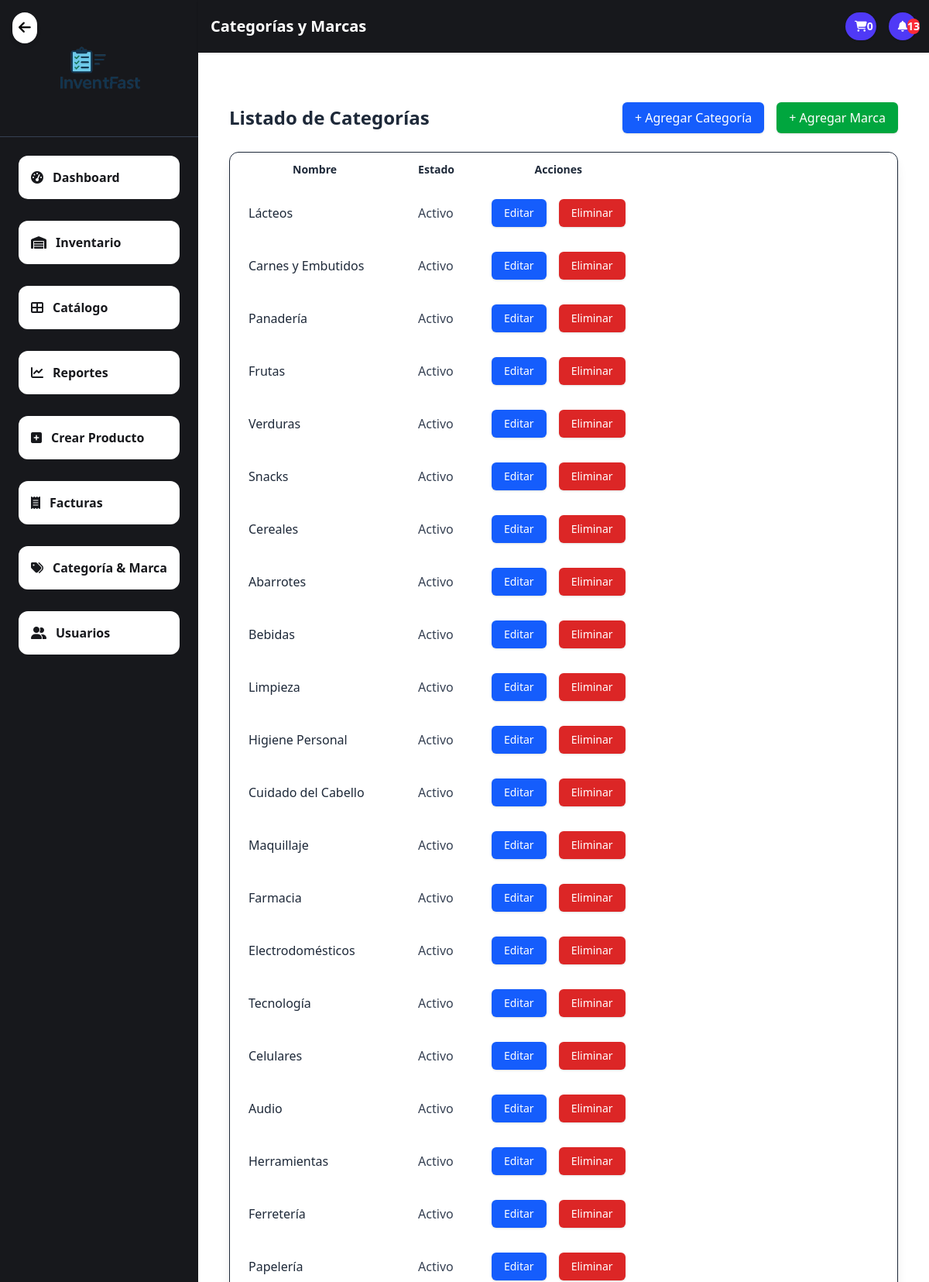
The page /category_list/ (upper part) on the database its author committed.
### application/core/models.py (models this page shows, shortened)
class Categoria(models.Model):
    nombre = models.CharField(max_length=100, unique=True)
    activo = models.BooleanField(default=True)

### application/core/views/category.py (the view)
# urls.py: path("category_list/", CategoriaListView.as_view(), name="category_list"),
class CategoriaListView(ListView):
    model = Categoria
    template_name = 'core/category/category_list.html'
    context_object_name = 'categorias'
    def get_context_data(self, **kwargs):
        context = super().get_context_data(**kwargs)
        context['marcas'] = Marca.objects.all()
        return context

### application/core/context_processors.py (called while the page is built)
def notificaciones_context(request):
    notificaciones = []
    productos_bajo_stock = Producto.objects.filter(cantidad__lt=20, activo=True)
    for prod in productos_bajo_stock:
        notificaciones.append(f"⚠️ Stock bajo: {prod.nombre} ({prod.cantidad} unidades)")
    productos_inactivos = Producto.objects.filter(activo=False)
    for prod in productos_inactivos:
        notificaciones.append(f"❌ Producto inactivo: {prod.nombre}")
    hace_2_dias = timezone.now() - timedelta(days=2)
    productos_nuevos = Producto.objects.filter(fecha_ingreso__gte=hace_2_dias)
    for prod in productos_nuevos:
        notificaciones.append(f"🆕 Producto agregado: {prod.nombre}")
    notificaciones.reverse()
    return {"notificaciones": notificaciones}

def carrito_count(request):
    if request.user.is_authenticated:
        carrito = Carrito.objects.filter(usuario=request.user, comprado=False).first()
        if carrito:
            total_items = sum(item.cantidad for item in carrito.items.all())
            return {'carrito_count': total_items}
    return {'carrito_count': 0}

### templates/core/category/category_list.html (shortened to what this page needs)
{% extends 'core/base.html' %}
{% load static %}
{% block page_title %}Categorías y Marcas{% endblock %}
{% block content %}
<div class="flex justify-center mt-10 px-4">
    <div class="w-full max-w-6xl space-y-12">
        <div class="flex justify-between items-center">
            <h2 class="text-2xl font-bold text-gray-800">Listado de Categorías</h2>
            <div class="flex justify-end items-start gap-4 ">
                <a href="{% url 'core:category_create' %}"
                    class="px-4 py-2 bg-blue-600 text-white rounded-md shadow hover:bg-blue-700 transition">
                    + Agregar Categoría
                </a>
                <a href="{% url 'core:brand_create' %}"
                    class="px-4 py-2 bg-green-600 text-white rounded-md shadow hover:bg-green-700 transition">
                    + Agregar Marca
                </a>
            </div>
        </div>
        <div class="mt-6 overflow-x-auto bg-white border border-gray-200 shadow-lg rounded-xl">
            <table class="min-w-full divide-y divide-gray-200 table-auto">
                <thead class="bg-indigo-100 text-indigo-800 uppercase text-sm font-semibold">
                    <tr>
                        <th class="px-6 py-3 text-left">Nombre</th>
                        <th class="px-6 py-3 text-left">Estado</th>
                        <th class="px-6 py-3 text-left w-48">Acciones</th>
                    </tr>
                </thead>
                <tbody class="divide-y divide-gray-100">
                    {% for categoria in categorias %}
                    <tr class="hover:bg-gray-50 transition duration-150 ease-in-out">
                        <td class="px-6 py-4 font-medium text-gray-800">{{ categoria.nombre }}</td>
                        <td class="px-6 py-4 text-gray-700">
                            {{ categoria.activo|yesno:"Activo,Inactivo" }}
                        </td>
                        <td class="px-6 py-4 flex space-x-4">
                            <a href="{% url 'core:category_update' categoria.id %}"
                                class="flex-1 inline-flex items-center justify-center px-4 py-2 bg-blue-600 text-white rounded-md shadow hover:bg-blue-700 transition font-medium text-sm">
                                Editar
                            </a>
                            <a href="{% url 'core:category_delete' categoria.id %}"
                                class="flex-1 inline-flex items-center justify-center px-4 py-2 rounded-md shadow text-white text-sm font-medium transition"
                                style="background-color: #dc2626;" onmouseover="this.style.backgroundColor='#b91c1c';"
                                onmouseout="this.style.backgroundColor='#dc2626';">
                                Eliminar
                            </a>
                        </td>
                    </tr>
                    {% empty %}
                    <tr>
                        <td colspan="3" class="text-center text-gray-500 italic py-6">No hay categorías registradas.
                        </td>
                    </tr>
                    {% endfor %}
                </tbody>
            </table>
        </div>
    </div>
</div>
{% endblock %}

### rows shown on the page
Categoria: nombre "Lácteos", activo "Activo"
Categoria: nombre "Carnes y Embutidos", activo "Activo"
Categoria: nombre "Panadería", activo "Activo"
Categoria: nombre "Frutas", activo "Activo"
Categoria: nombre "Verduras", activo "Activo"
Categoria: nombre "Snacks", activo "Activo"
Categoria: nombre "Cereales", activo "Activo"
Categoria: nombre "Abarrotes", activo "Activo"
Categoria: nombre "Bebidas", activo "Activo"
Categoria: nombre "Limpieza", activo "Activo"
Categoria: nombre "Higiene Personal", activo "Activo"
Categoria: nombre "Cuidado del Cabello", activo "Activo"
Categoria: nombre "Maquillaje", activo "Activo"
Categoria: nombre "Farmacia", activo "Activo"
Categoria: nombre "Electrodomésticos", activo "Activo"
Categoria: nombre "Tecnología", activo "Activo"
Categoria: nombre "Celulares", activo "Activo"
Categoria: nombre "Audio", activo "Activo"
Categoria: nombre "Herramientas", activo "Activo"
Categoria: nombre "Ferretería", activo "Activo"
Categoria: nombre "Papelería", activo "Activo"

### other values the page prints
{{ carrito_count|default:0 }} "0"
{{ notificaciones|length }} "13"
